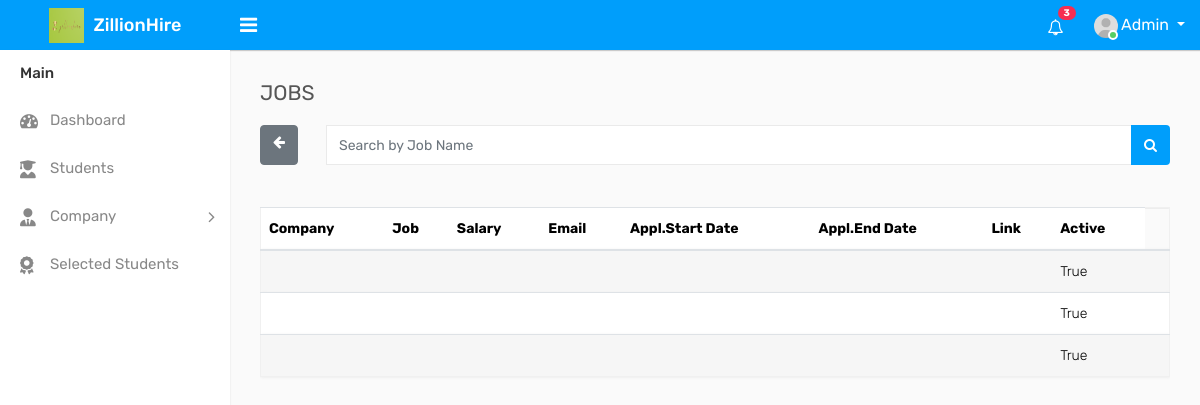
The app's page /adsearch_company, older data.
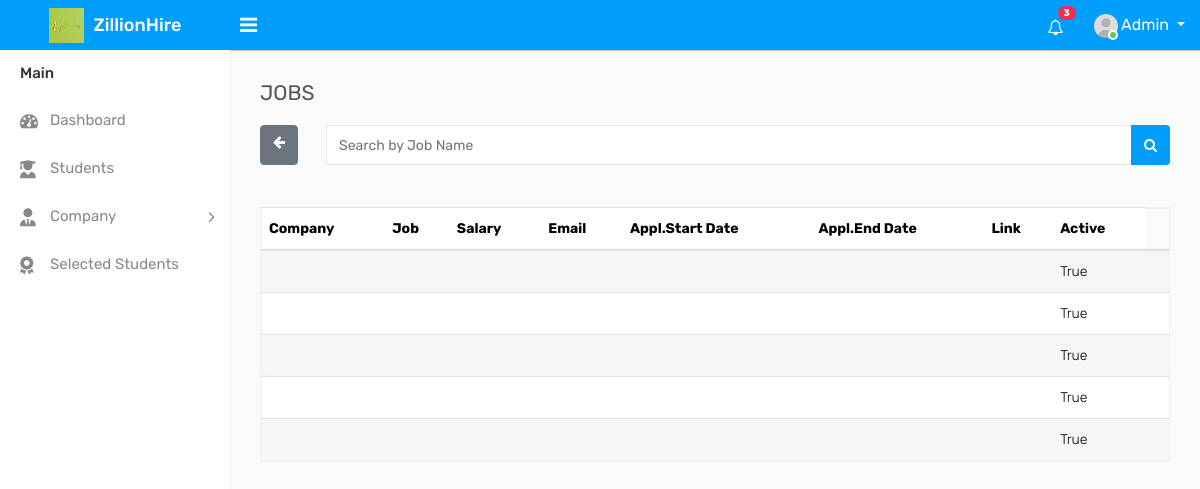
The same page, newer data.
### website/models.py (models this page shows)
class CompanyProfile(models.Model):
    user = models.OneToOneField(User, on_delete=models.CASCADE)
    companyname = models.CharField(max_length=100, default="default")
    headquarter = models.CharField(max_length=100, default="default")
    ceo = models.CharField(max_length=100, default="default")
    contact = models.CharField(max_length=15,default="default")
    addressline1 = models.CharField(max_length=100, blank=True)
    website = models.CharField(max_length=100,default="www.example.com")
    city = models.CharField(max_length=100,default=" eg: Kochi")
    district= models.CharField(max_length=100,default=" eg:Ernakulam")
    state = models.CharField(max_length=100,default=" eg:Kerala ")
    country = models.CharField(max_length=100,default=" eg: India")
    pincode = models.CharField(max_length=15,default=" eg:686403")
    companydp=models.ImageField(upload_to='images/',blank= True,null=True)
    is_active= models.BooleanField(default=True)
    def __str__(self):
        return self.ceo

### website/views.py (the view)
# urls.py: path('adsearch_company', adsearch_company, name='adsearch_company'),
def adsearch_company(request):
    companysname = request.GET.get('companysname', '')
    print("Search query:", companysname)
    job_list = CompanyProfile.objects.filter(companyname__icontains=companysname)
    print("Company list:", job_list)
    return render(request, 'admin/admin_jobtable.html', {'job_list': job_list})

### templates/admin/admin_jobtable.html (shortened to what this page needs)
<!DOCTYPE html>
{% load static %}
<html lang="en">
<head>
    <link rel="stylesheet" type="text/css" href="{% static 'assets_admin/css/bootstrap.min.css'%}">
    <link rel="stylesheet" href="https://cdnjs.cloudflare.com/ajax/libs/font-awesome/5.15.3/css/all.min.css">
    <link rel="stylesheet" href="https://cdnjs.cloudflare.com/ajax/libs/font-awesome/6.3.0/css/all.min.css">
    <link rel="stylesheet" type="text/css" href="{% static 'assets_admin/css/font-awesome.min.css'%}">
    <link rel="stylesheet" type="text/css" href="{% static 'assets_admin/css/select2.min.css'%}">
    <link rel="stylesheet" type="text/css" href="{% static 'assets_admin/css/bootstrap-datetimepicker.min.css'%}">
    <link rel="stylesheet" type="text/css" href="{% static 'assets_admin/css/style.css'%}">
</head>
<body>
    <div class="main-wrapper">
                <div class="header">
                    <div class="header-left">
                        <a href="{% url 'admin_index2' %}" class="logo">
                            <img src="{% static 'assets_admin/img/logo.png' %}" width="35" height="35" alt=""> <span>ZillionHire</span>
                        </a>
                    </div>
                    <a id="toggle_btn" href="javascript:void(0);"><i class="fa fa-bars"></i></a>
                    <ul class="nav user-menu float-right">
                        <li class="nav-item dropdown d-none d-sm-block">
                            <a href="#" class="dropdown-toggle nav-link" data-toggle="dropdown"><i class="fa fa-bell-o"></i> <span class="badge badge-pill bg-danger float-right">3</span></a>
                        </li>
                        <li class="nav-item dropdown has-arrow">
                            <a href="#" class="dropdown-toggle nav-link user-link" data-toggle="dropdown">
                                <span class="user-img">
                                    <img class="rounded-circle" src="{% static 'assets_admin/img/user.jpg' %}" width="24" alt="Admin">
                                    <span class="status online"></span>
                                </span>
                                <span>Admin</span>
                            </a>
                        </li>
                    </ul>
                </div>
                <div class="sidebar" id="sidebar">
                    <div class="sidebar-inner slimscroll">
                        <div id="sidebar-menu" class="sidebar-menu">
                            <ul>
                                <li class="menu-title">Main</li>
                                <li>
                                    <a href="{% url 'admin_index2' %}"><i class="fa fa-dashboard"></i> <span>Dashboard</span></a>
                                </li>
                                <li>
                                    <a href="{% url 'admin_poststudent' %}"><i class="fa-solid fa-user-graduate"></i> <span>Students</span></a>
                                </li>
                                <li class="submenu" class="active">
                                    <a href="#"><i class="fas fa-user-tie"></i> <span> Company </span> <span class="menu-arrow"></span></a>
                                </li>
                                <li>
                                    <a href="{% url 'admin_poststudent' %}"><i class="fa-solid fa-award"></i> <span>Selected Students</span></a>
                                </li>
                            </ul>
                            </div>
                        </div>
                    </div>
                    <div class="page-wrapper">
                        <div class="content">
                            <div class="row">
                                <div class="col-sm-4 col-3">
                                    <h4 class="page-title">JOBS</h4>
                                </div>
                            </div>
                            <div class="row">
                                <div class="col-md-12">
                                    <form id="search-form" method="GET" action="{% url 'search_job' %}">
                                        <div class="input-group">
                                            <a href="{% url 'jobslist' %}" class="btn btn-secondary"><i class="fa fa-arrow-left"></i></a>&ensp;&ensp;&ensp;&ensp;
                                            <input type="text" class="form-control" name="jobsname" placeholder="Search by Job Name">
                                            <div class="input-group-append">
                                                <button class="btn btn-primary" type="submit"><i class="fa fa-search"></i> </button>
                                            </div>
                                        </div>
                                    </form>
                                </div>
                            </div><br><br>
                            <div class="row">
                                <div class="col-md-12">
                                    <div class="table-responsive">
                                        <table class="table table-striped custom-table">
                                            <thead>
                                                <tr>
                                                    <th>Company</th>
                                                    <th>Job</th>
                                                    <th>Salary</th>
                                                    <th>Email</th>
                                                    <th>Appl.Start Date</th>
                                                    <th>Appl.End Date</th>
                                                    <th>Link</th>
                                                    <th>Active</th>
                                                </tr>
                                            </thead>
                                            <tbody>
                                                <tbody>
                                                    {% for job in job_list %}
                                                    <tr>
                                                        <td>{{ job.cname }}</td>
                                                        <td>{{ job.jname }}</td>
                                                        <td>{{ job.salary }}</td>
                                                        <td>{{ job.email }}</td>
                                                        <td>{{ job.sdate }}</td>
                                                        <td>{{ job.edate }}</td>
                                                        <td>{{ job.link }}</td>
                                                        <td>{{ job.is_active }}</td>
                                                        <td class="text-right">
                                                        </td>
                                                    </tr>
                                                    {% endfor %}
                                                </tbody>
                                            </tbody>
                                        </table>
                                    </div>
                                </div>
                            </div>
                        </div>
    </div>
                  </body>
</html>

Row changes from the older to the newer data that the page shows:
added CompanyProfile: is_active "True"
added CompanyProfile: is_active "True"
